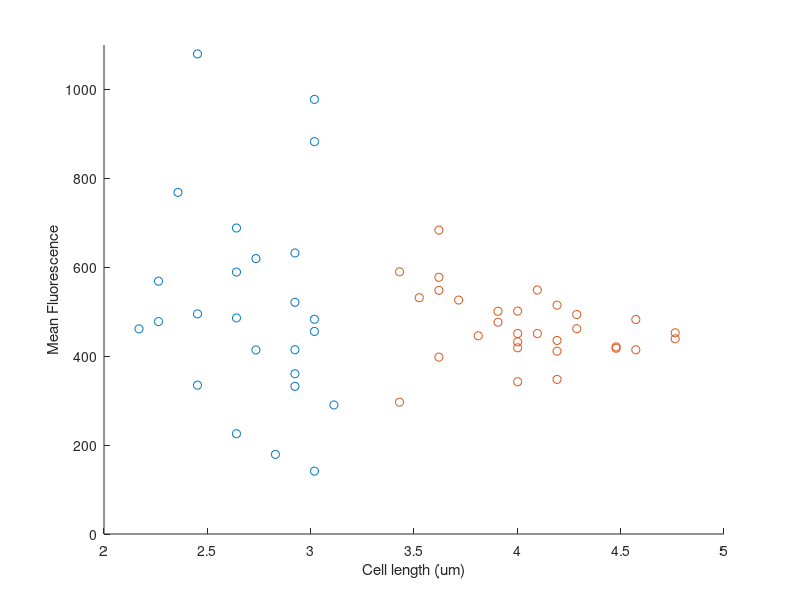

Source code (MATLAB): (Note: this script raises an error after producing the figure.)
% plot TolA and TolB correlation with length, figure 2 - S1

clear all

%% load data

z_1 = load('TolB_dividing_nopeaks.mat');
z_2 = load('TolB_nondiv_2s.mat');

%z_1 = load('Pal_dividing_30s.mat');
%z_2 = load('Pal_nondividing_30s.mat');

%%

conc_d=[];
lngth_d=[];

for i = 1:length(z_1.cells)
    
    data=z_1.cells{i};
    data=data(:,1);
    l=length(data)*z_1.pixelsize;
    conc_d=[conc_d; nansum(data)/l];
    lngth_d=[lngth_d; l];
end

conc_nd=[];
lngth_nd=[];

for i = 1:length(z_2.cells)
    
    data=z_2.cells{i};
    data=data(:,1);
    l=length(data)*z_2.pixelsize;
    conc_nd=[conc_nd; nansum(data)/l];
    lngth_nd=[lngth_nd; l];
end


figure(1)
clf
scatter(lngth_nd,conc_nd)
hold on
scatter(lngth_d,conc_d)
ylim([0 1100])
%ylim([0 3.5e5])
xlabel('Cell length (um)')
ylabel('Mean Fluorescence')

%correlation
[rho1, pval1] = corr([conc_nd; conc_d], [lngth_nd; lngth_d])

%% load data
clear all

z_1 = load('TolA_IPTG_distribution.mat');

%%

conc_d=[];
lngth_d=[];

for i = 1:84
    
    data=z_1.tolA_chr_d{i};
    l=length(data);
    conc_d=[conc_d; nansum(data)/l];
    lngth_d=[lngth_d; l*0.117];
end

conc_nd=[];
lngth_nd=[];

for i = 1:104
    
    data=z_1.tolA_chr_nd{i};
    l=length(data);
    conc_nd=[conc_nd; nansum(data)/l];
    lngth_nd=[lngth_nd; l*0.117];
end

figure(2)
clf
scatter(lngth_nd,conc_nd)
hold on
scatter(lngth_d,conc_d)
xlabel('Cell length (um)')
ylabel('Mean Fluorescence')
ylim([0 750])

%% correlation
[rho2, pval2] = corr([conc_nd; conc_d], [lngth_nd; lngth_d])



